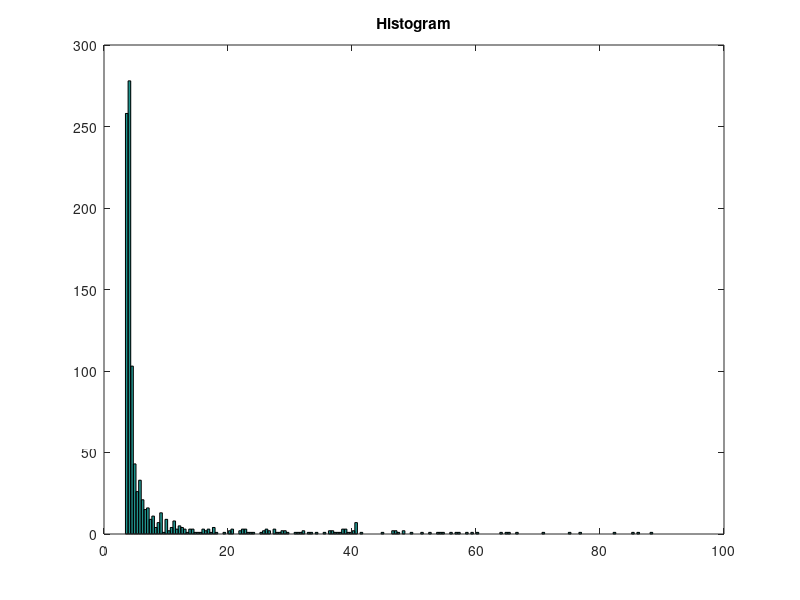

Reproduce this figure in MATLAB. (Note: this script raises an error after producing the figure.)
%% SSP Homework - Tobias Schuster

%%
% Pinging the www.google.com

%out=pingstats_linux('www.google.com',1000,'v');
%save out
load('out.mat')
close all

%% Problem iii)

%%
% Gauss Distribution
mu_g = sum(out)/length(out)

var_g = sum((out-mu_g).^2)/length(out)

%%
% Rayleigh Distribution

var_ray = (1/(2*length(out))) * sum((out).^2)

%%
% Erlang Distribution

lamda_0 = length(out)/sum(out)

lamda_1 = (2*length(out))/sum(out)

lamda_2 = (3*length(out))/sum(out)

%%
% Exponential Distribution

alpha_exp = min(out)

Y = (out-alpha_exp);
lambda_exp = length(out)/sum(Y)

%%
% SR (Shifted Rayleigh Distribution)

alpha_SR = min(out)

lambda_SR = (sum(((out-alpha_SR).^2)/(2*length(out))))
%%
% Since I couldnt solve the equation from ii f), the equation for alpha
% is missing. I just estimated for the 
% exponential density that alpha is the minimum.

%% Problem iv)

hist(out,200)
title('Histogram')

%%
% Gaussian
gaus     = (1/(sqrt(2*pi*var_g)))*exp(-(((g_out)-mu_g).^2/(2*var_g)));
gaus_sec = (1/(sqrt(2*pi*var_g)))*exp(-(((.1:70)-mu_g).^2/(2*var_g)));
figure
hold on
bar(x,f/sum(f))
plot(g_out,gaus,'*')
plot(.1:70,gaus_sec,'r')
xlabel('Ping time [ms]')
title('Gaussian')
hold off

%%
% Rayleigh
rayleigh     = ((out/var_ray).*exp(-((out.^2)/(2*var_ray))));
rayleigh_sec = (((.1:70)/var_ray).*exp(-(((.1:70).^2)/(2*var_ray))));
figure
hold on
bar(x,f/sum(f))
plot(out_n,rayleigh,'*')
plot(.1:70,rayleigh_sec,'r')
xlabel('Ping time [ms]')
title('Rayleigh Distribution')
hold off

%%
% Erlang
erlang_0   = (lamda_0 * exp(-lamda_0*out_n));
erlang_0_2 = (lamda_0 * exp(-lamda_0*(.1:70)));

erlang_1   = ((lamda_1^2) .* out_n .* exp(-lamda_1*out_n));
erlang_1_2 = ((lamda_1^2) .* (.1:70) .* exp(-lamda_1*(.1:70)));

erlang_2   = (((lamda_2^3)/2) .* (out_n.^2) .* exp(-lamda_2*out_n));
erlang_2_2 = (((lamda_2^3)/2) .* ((.1:70).^2) .* exp(-lamda_2*(.1:70)));
figure
hold on
bar(x,f/sum(f))
plot(out_n,erlang_0,'*')
plot(out_n,erlang_1,'g*')
plot(out_n,erlang_2,'c*')
plot(.1:70,erlang_0_2,'r')
plot(.1:70,erlang_1_2,'r')
plot(.1:70,erlang_2_2,'r')
xlabel('Ping time [ms]')
title('Erlang Distribution')
legend('Histogr','m = 0','m = 1','m = 2')
hold off

%%
% Exponent
exponent     = (lambda_exp)*exp(-lambda_exp*(out-alpha_exp));
exponent_sec = (lambda_exp)*exp(-lambda_exp*((.1:70)-alpha_exp));
figure
hold on
bar(x,f/sum(f))
plot(out_n,exponent,'*')
plot(.1:70,exponent_sec,'r')
xlabel('Ping time [ms]')
title('Exponential Distribution')
hold off

%%
% Shifted Rayleigh
SR   = ((out_n-alpha_SR)/lambda_SR).*exp(-1*(((out_n-alpha_SR).^2)/(2*lambda_SR)));
SR_2 = (((.1:70)-alpha_SR)/lambda_SR).*exp(-1*((((.1:70)-alpha_SR).^2)/(2*lambda_SR)));
figure
hold on
bar(x,f/sum(f))
plot(out_n,SR,'*')
plot(.1:70,SR_2,'r')
xlabel('Ping time [ms]')
title('Shifted Rayleigh Distribution')
hold off

%%

figure('Name','Histogram','NumberTitle','off')

y_min = min(out);
y_max = max(out);
out_n = out;
g_out = sort(out_n);
subplot(3,2,1)
hist(out,200)
[f,x]=hist(out,200);
title('Histogram for www.google.com')

subplot(3,2,2)
hold on
bar(x,f/sum(f))
plot(g_out,gaus,'*')
plot(.1:70,gaus_sec,'r')
xlabel('Ping time [ms]')
hold off
title('Gaussian')

subplot(3,2,3)
hold on
bar(x,f/sum(f))
plot(out_n,rayleigh,'*')
plot(.1:70,rayleigh_sec,'r')
xlabel('Ping time [ms]')
hold off
title('Rayleigh Distribution')


subplot(3,2,4)
hold on
bar(x,f/sum(f))
plot(out_n,erlang_0,'*')
plot(out_n,erlang_1,'g*')
plot(out_n,erlang_2,'c*')
plot(.1:70,erlang_0_2,'r')
plot(.1:70,erlang_1_2,'r')
plot(.1:70,erlang_2_2,'r')
hold off
xlabel('Ping time [ms]')
title('Erlang Distribution')


subplot(3,2,5)
hold on
bar(x,f/sum(f))
plot(out_n,exponent,'*')
plot(.1:70,exponent_sec,'r')
hold off
xlabel('Ping time [ms]')
title('Exponential Distribution')

subplot(3,2,6)
hold on
bar(x,f/sum(f))
plot(out_n,SR,'*')
plot(.1:70,SR_2,'r')
hold off
xlabel('Ping time [ms]')
title('Shifted Rayleigh Distribution')

figure('Name','Final Plot','NumberTitle','off')
hold on
hist(out,200)
plot(g_out,(1/max(gaus))*278*gaus,'*')
plot(out_n,(1/max(rayleigh))*rayleigh*278,'r*')
plot(out_n,(1/max(erlang_0))*erlang_0*278,'c*')
plot(out_n,(1/max(erlang_1))*erlang_1*278,'y*')
plot(out_n,(1/max(erlang_2))*erlang_2*278,'m*')
plot(out_n,(1/max(exponent))*exponent*278,'*')
plot(out_n,(1/max(SR))*SR*278,'g*')
xlabel('Ping time [ms]')
title('Histogram with all the normalized Distributions')


legend('Hist','Gaus','Rayleigh','Erlang0','Erlang1','Erlang2','Exponent','Shifted Rayleigh')


%% Problem v)

Name = {'Gaus','Rayleigh','Erlang 0','Erlang 1','Erlang 2','Exponential','SR'};

maxlikelihood(1) = max(sum(log(gaus)));
maxlikelihood(2) = max(sum(log(rayleigh)));
maxlikelihood(3) = max(sum(log(erlang_0)));
maxlikelihood(4) = max(sum(log(erlang_1)));
maxlikelihood(5) = max(sum(log(erlang_2)));
maxlikelihood(6) = max(sum(log(exponent)));
maxlikelihood(7) = max(sum(log(SR)));

[val ind] = max((maxlikelihood));
Name(ind)

%%
% According to the Maximum Likelihood we just applied, the output is, that 
% the Exponential distribution is the best one. By looking at the graphs this looks
% reasonable. 

